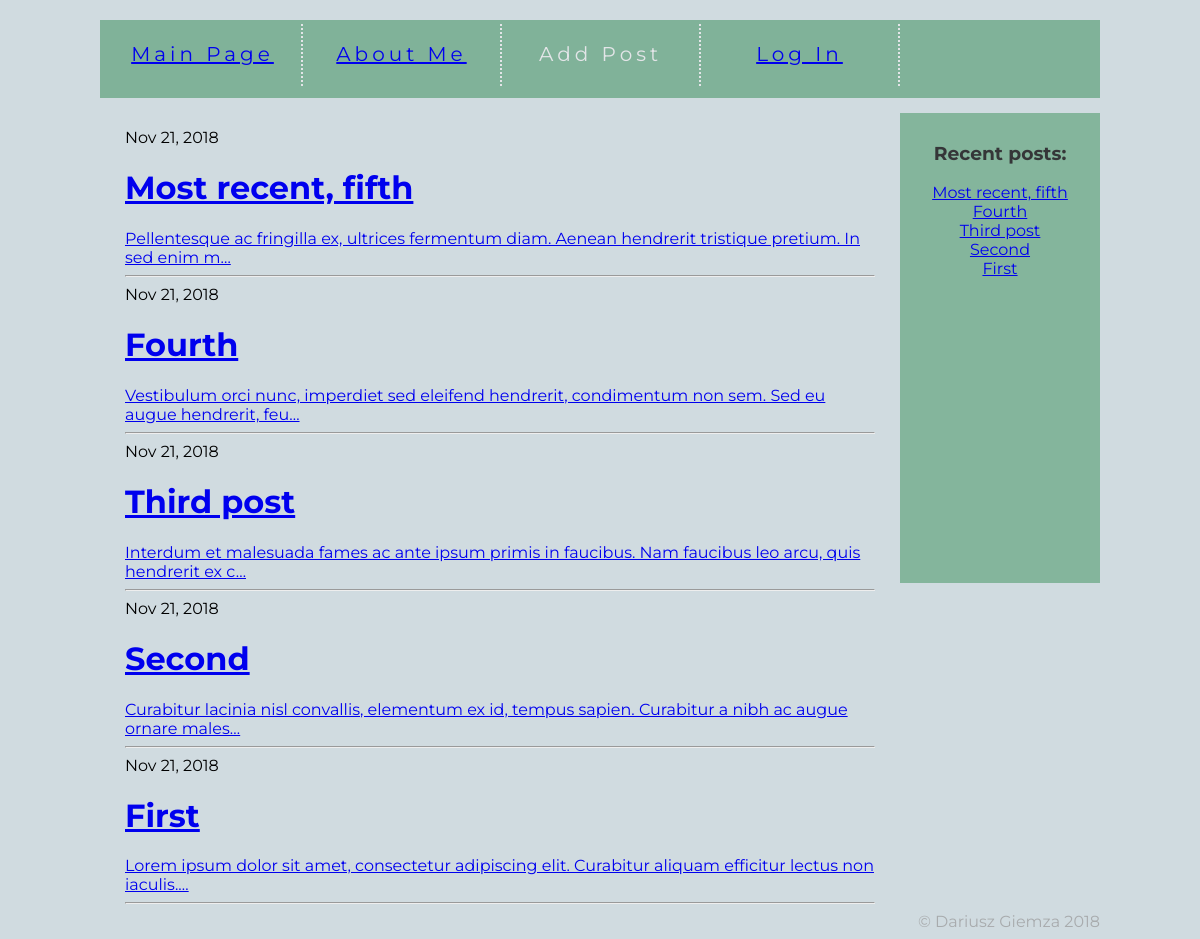
The page / on the database its author committed.
### content/models.py (models this page shows, shortened)
class Post(models.Model):
    author = models.ForeignKey('auth.User', on_delete=models.CASCADE)
    title = models.CharField(max_length=30)
    text = models.TextField()
    date = models.DateTimeField(default = timezone.now)

### content/views.py (the view)
# urls.py: path('', views.post_list, name='post_list'),
def post_list(request):
    posts = Post.objects.order_by('-date')
    return render(request,'content/post_list.html', {'posts':posts})

### content/templates/content/post_list.html
{% extends 'content/main_page.html' %}
{% block content %}
    {%for post in posts %}
        {{post.date|date:"M d, Y" }}
        <h1><a href="{% url 'post_detail' pk=post.pk %}">{{post.title}}</a></h1>
        <a href="{% url 'post_detail' pk=post.pk %}">{{post.text|truncatechars:105}}</a>
        <hr>
    {% endfor %}
{% endblock %}

### content/templates/content/main_page.html (shortened to what this page needs)
{% load static %}
<html lang="en">
<head>
    <link rel="stylesheet" href="{% static 'css/style.css' %}">
</head>
<body>
    <div id ="container">
        <div id="menubar">
            <div class ="menuoption">
                <a href="{% url 'post_list' %}">Main Page</a>
            </div>
            <div class ="menuoption">
                    <a href="{% url 'about_me' %}">About Me</a>
            </div>
            <div class ="menuoption">
                {% if user.is_authenticated %}
                    <a href="{% url 'new_post' %}">Add Post</a>
                {% else %}
                    Add Post
                {% endif %}
            </div>
            <div class ="menuoption">
                {% if not user.is_authenticated %}
                    <a href="{% url 'login' %}">Log In</a>
                {% else %}
                    <a href="{% url 'logout' %}">Log Out</a>
                {% endif %}
            </div>
        </div>
        <div style="word-wrap: break-word; width:750px; float:left; margin-top: 30px; margin-left: 25px; margin-right: 25px;">
            {% block content%}
            {% endblock %}
        </div>
        <div id="sidebar">
            <h3>Recent posts:</h3>
            {%for post in posts %}
                <a href="{% url 'post_detail' pk=post.pk %}">{{post.title}}</a>
                <br>
            {% endfor %}
        </div>
        <div id="footer">
        &copy; Dariusz Giemza 2018
        </div>
    </div>
</body>
</html>

### content/static/css/style.css (style rules this page uses)
body { background-color:#d0dbe0; font-family: 'Montserrat', sans-serif; }
#container { width:1000px; margin-left:auto; margin-right:auto; }
#menubar { background-color:#80b299; color:#e3e5e8; margin-top: 20px; height: 70px; padding: 4px; text-align: center; line-height: 60px; letter-spacing:4px; }
.menuoption { float:left; height: 62px; font-size: 20px; border-right: 2px dotted #e3e5e8; min-width:197px; }
#sidebar { float:left; background-color:#84b59c; padding: 10px; min-height: 450px; width:180px; margin-top: 15px; margin-bottom: 15px; text-align:center; color: #353638; }
#footer { clear:both; color: #a8abad; text-align:right; }
h1 { color:white; }

### rows shown on the page
Post: date "Nov 21, 2018", title "Most recent, fifth", text "Pellentesque ac fringilla ex, ultrices fermentum diam. Aenean hendrerit tristique pretium. In sed enim m…"
Post: date "Nov 21, 2018", title "Fourth", text "Vestibulum orci nunc, imperdiet sed eleifend hendrerit, condimentum non sem. Sed eu augue hendrerit, feu…"
Post: date "Nov 21, 2018", title "Third post", text "Interdum et malesuada fames ac ante ipsum primis in faucibus. Nam faucibus leo arcu, quis hendrerit ex c…"
Post: date "Nov 21, 2018", title "Second", text "Curabitur lacinia nisl convallis, elementum ex id, tempus sapien. Curabitur a nibh ac augue ornare males…"
Post: date "Nov 21, 2018", title "First", text "Lorem ipsum dolor sit amet, consectetur adipiscing elit. Curabitur aliquam efficitur lectus non iaculis.…"
